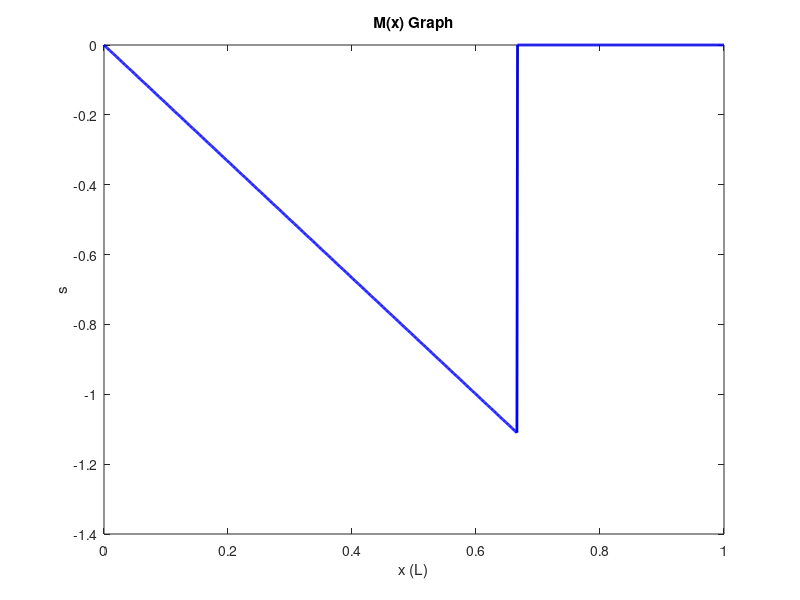

MATLAB code for this plot:
%% Absolute Bending Moment

% Clear previous data and command window
clear;
clc;

% Set knowns
F = 1;
L = 1;
x = 0:0.001:L;

% Set range for values to be filled according to how many x values there are
for i=1:numel(x)
    
    if x(i) < 0
        s(i) = 0;
    elseif (x(i) > 0) && (x(i) < 2*L/3)
        s(i) = -(2*F*L/3+(2*L/3).*x(i)+(F*x(i)-F*2*L/3));
    else 
        s(i) = 0;
    end
    
end

% Plot all values of x versus all values of s
plot(x, s, 'blue', 'LineWidth', 2)
xlabel('x (L)')
ylabel('s')
title('M(x) Graph')
